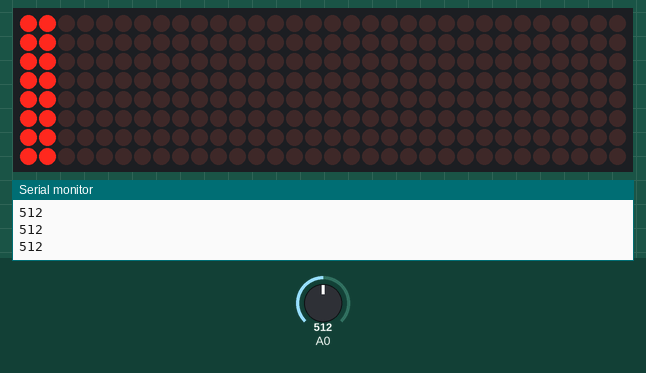
Bench run of a sketch on a simulated Arduino Uno, built with avr-gcc and run on an emulated ATmega328P. On the bench: 32×8 LED matrix, the last lines printed to the serial monitor. The test bench sets the inputs (shaded band); at power-on: A0 = 512.

Above: at 1.2 s.
1.3 s: A0 set to 306
2.9 s: A0 set to 122
At 4.2 s:
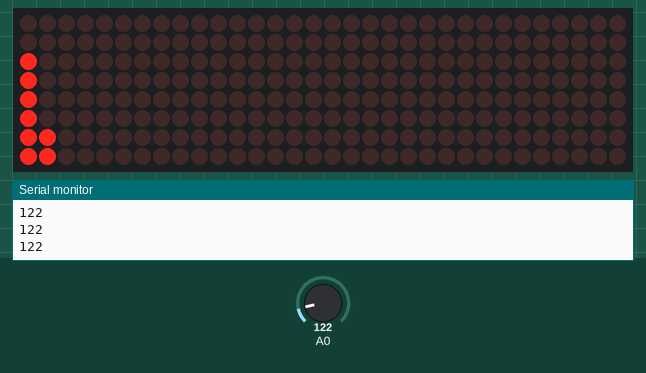
4.5 s: A0 set to 54
At 5.2 s:
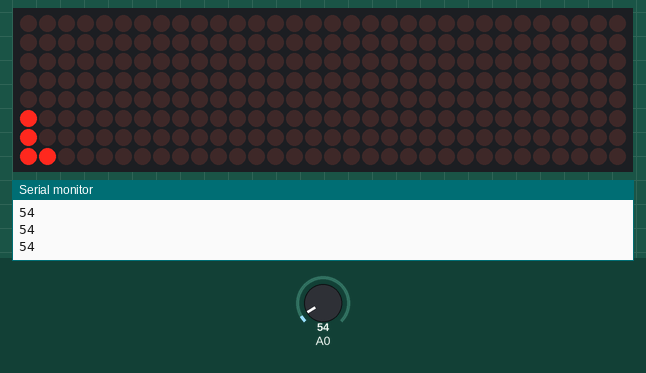
6.1 s: A0 set to 22
At 7.4 s:
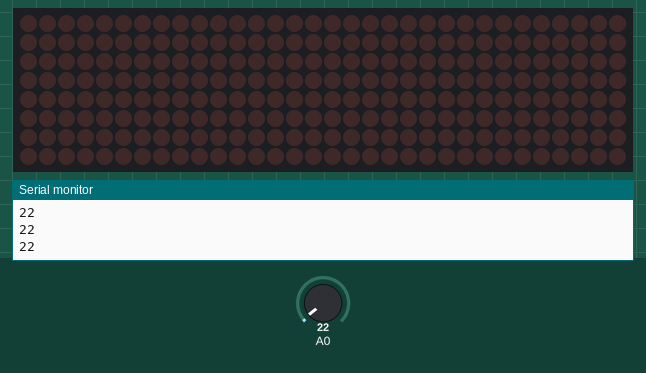
7.7 s: A0 set to 42
At 8.4 s:
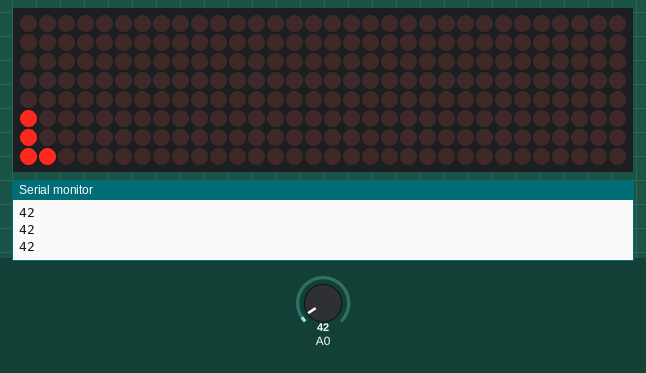
9.3 s: A0 set to 0
At 10.5 s:
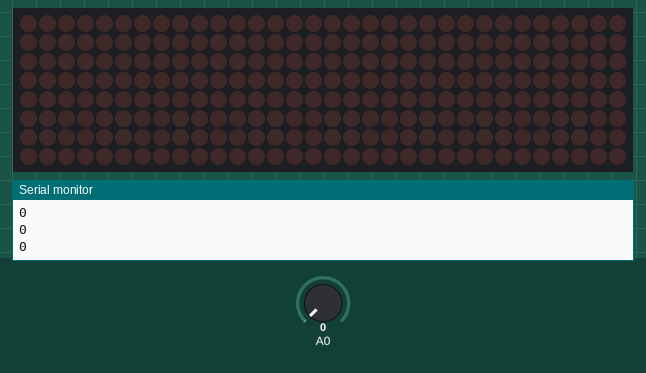
Timing chart, 0 to 11.9 s (numbered marks = the images above; inputs shaded):
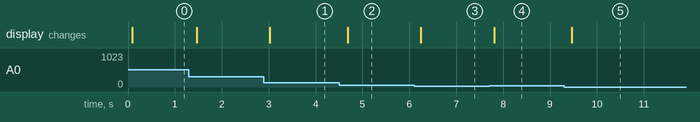

The sketch:

testsja.ino
```cpp
 #include <arduinoFFT.h>


#include <MD_MAX72xx.h>


#include <SPI.h>


MD_MAX72XX disp = MD_MAX72XX(MD_MAX72XX::FC16_HW, 10, 4);


arduinoFFT FFT = arduinoFFT(); //first create FFT object


double realComponent[64]; //real parts of FFT output, use 64 samples to generate our time domain array


double imagComponent[64]; //imaginary parts of FFT output


int spectralHeight[] = {0b00000000,0b10000000,0b11000000,


                        0b11100000,0b11110000,0b11111000,


                        0b11111100,0b11111110,0b11111111};


int index, c, value;


void setup()


{


  disp.begin();


  Serial.begin(9600);


}


void loop()


{


  int sensitivity = map(analogRead(A0),0,1023,35,100);


  Serial.println (analogRead(A0));


  for(int i=0; i<64; i++)


  {


    realComponent[i] = analogRead(A0)/sensitivity;  //stores the 64 reading to realcomponenet


    imagComponent[i] = 0;


  }


  FFT.Windowing(realComponent, 64, FFT_WIN_TYP_HAMMING, FFT_FORWARD); //pass into FFT algoirthm


  FFT.Compute(realComponent, imagComponent, 64, FFT_FORWARD);


  FFT.ComplexToMagnitude(realComponent, imagComponent, 64);


  for(int i=0; i<32; i++)


  {


    realComponent[i] = constrain(realComponent[i],0,80);


    realComponent[i] = map(realComponent[i],0,80,0,8);


    index = realComponent[i];


    value = spectralHeight[index];


    c = 31 - i;


    disp.setColumn(c, value);


  }


}
```

Measured:
- after the input at 2.9 s, the display: changes after 0.13 s (image 1)
- after the input at 4.5 s, the display: changes after 0.18 s (image 2)
- after the input at 6.1 s, the display: changes after 0.15 s (image 3)
- after the input at 7.7 s, the display: changes after 0.11 s (image 4)
- after the input at 9.3 s, the display: changes after 0.16 s (image 5)
